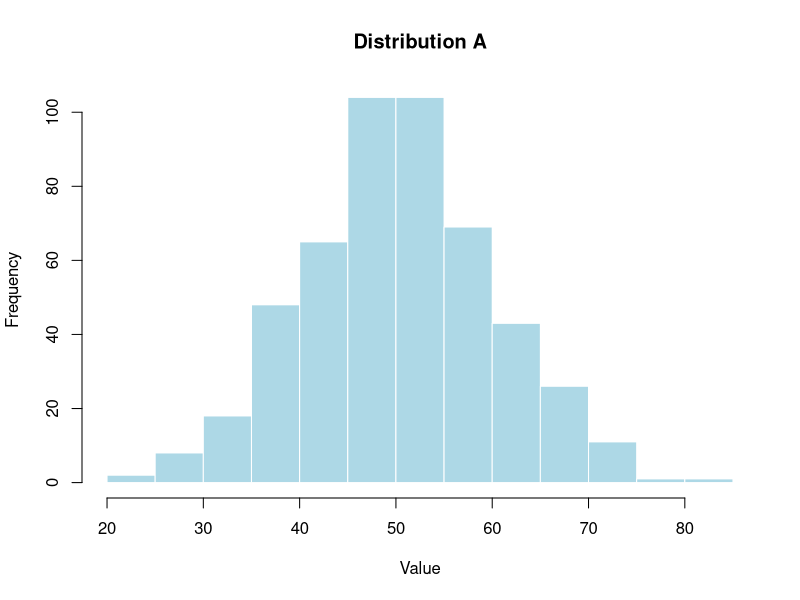
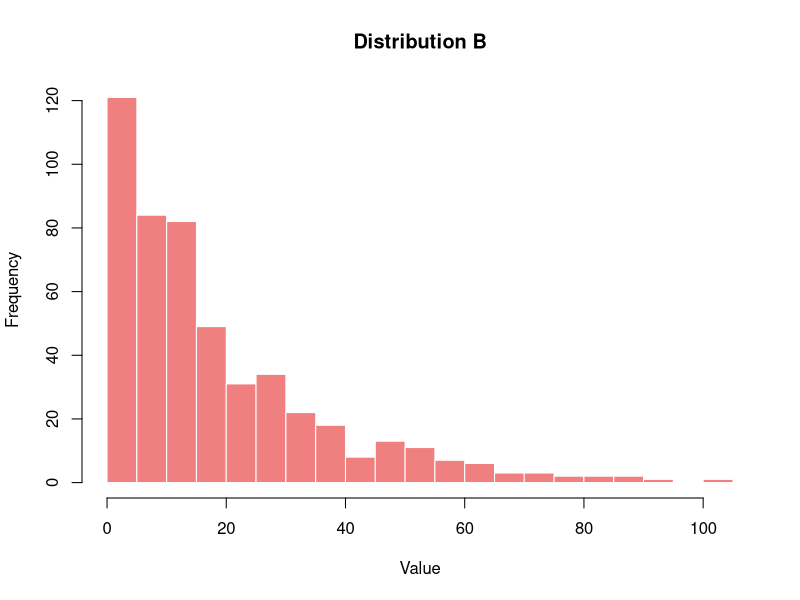
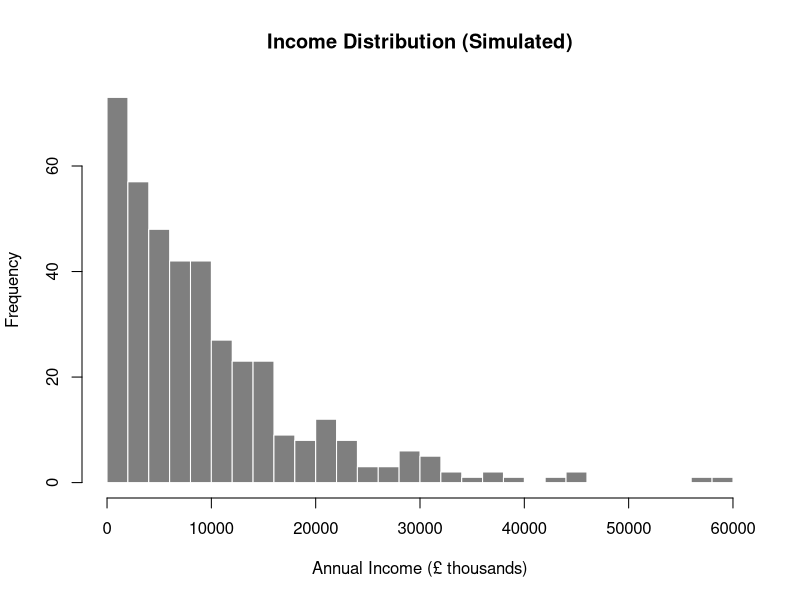
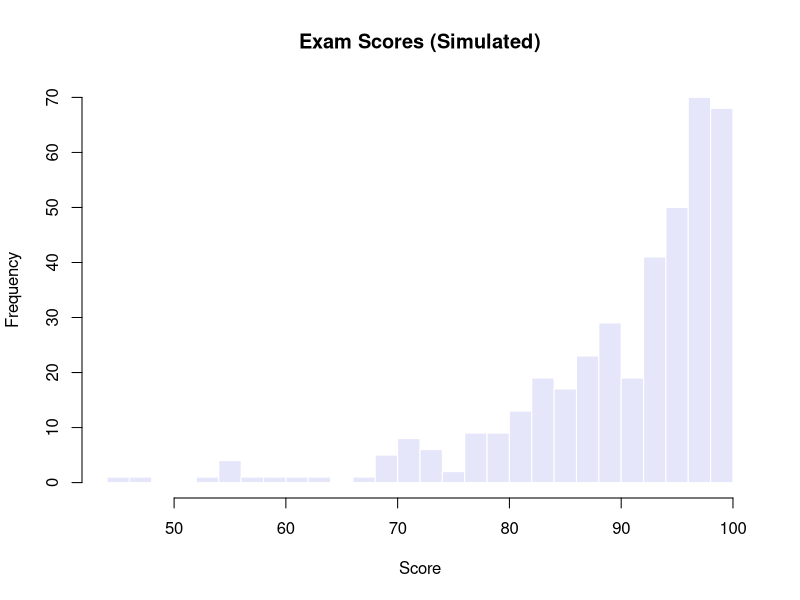

The R script that drew these images, in order:
## ---- chunk 1
#| echo: false
#| fig-width: 7
#| fig-height: 5

set.seed(123)
data_a <- rnorm(500, mean = 50, sd = 10)

hist(data_a, 
     breaks = 20,
     main = "Distribution A",
     xlab = "Value",
     ylab = "Frequency",
     col = "lightblue",
     border = "white")
## ---- chunk 2
#| echo: false
#| fig-width: 7
#| fig-height: 5

set.seed(456)
data_b <- rexp(500, rate = 0.05)

hist(data_b, 
     breaks = 30,
     main = "Distribution B",
     xlab = "Value",
     ylab = "Frequency",
     col = "lightcoral",
     border = "white")
## ---- chunk 3
#| echo: false
#| fig-width: 7
#| fig-height: 5

set.seed(101)
income_data <- rexp(400, rate = 0.0001)

hist(income_data, 
     breaks = 30,
     main = "Income Distribution (Simulated)",
     xlab = "Annual Income (£ thousands)",
     ylab = "Frequency",
     col = "grey50",
     border = "white")
## ---- chunk 4
#| echo: false
#| fig-width: 7
#| fig-height: 5

set.seed(202)
exam_scores <- 100 - rexp(400, rate = 0.1)

hist(exam_scores, 
     breaks = 25,
     main = "Exam Scores (Simulated)",
     xlab = "Score",
     ylab = "Frequency",
     col = "lavender",
     border = "white")
